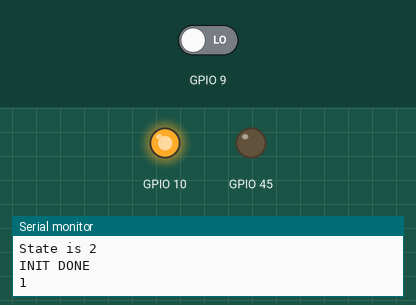
Simulated run of this program. Board: ESP32. Shown: output pins drawn as LEDs (lit = HIGH), the last lines printed to the serial monitor. The inputs (shaded band) are chosen by the test bench; at power-on: GPIO 9 LOW.

Above: at 1.2 s.
1.3 s: GPIO 9 driven HIGH
At 2.2 s:
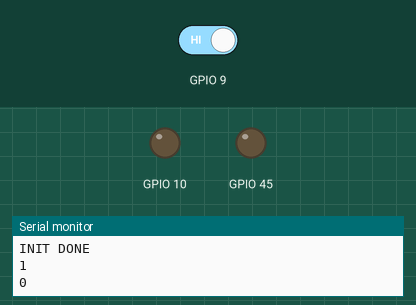
Timing chart, 0 to 4.3 s (numbered marks = the images above; inputs shaded):
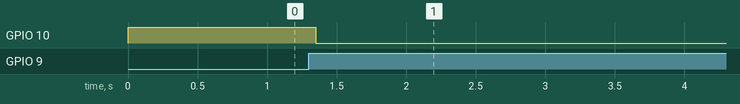

The program:

main.cpp
```cpp
#ifndef ESP_IDF_CONFIG
#define ESP_IDF_CONFIG 0
#endif

#if (ESP_IDF_CONFIG == 0)
#include <Arduino.h>
#elif (ESP_IDF_CONFIG == 1)
#endif

#include "pinsSetup.h"
#include "serialDebug.h"
#include "states.h"

uint8_t state = STATE_START;
uint32_t now = 0;

// // Variables will change:
uint8_t ledState = HIGH;        // the current state of the output pin
uint8_t buttonState;            // the current reading from the input pin
uint8_t lastButtonState = LOW;  // the previous reading from the input pin

// struct flagsBtnLed
// {
//   uint8_t buttonState : 1;
//   uint8_t ledState : 1;
//   uint8_t lastButtonState : 1;
// };


// the following variables are unsigned longs because the time, measured in
// milliseconds, will quickly become a bigger number than can be stored in an int.
uint32_t lastDebounceTime = 0;  // the last time the output pin was toggled
uint32_t debounceDelay = 50;    // the debounce time; increase if the output flickers


#if (ESP_IDF_CONFIG == 0)

void initPins()
{
  pinMode(PIN_BUTTON, INPUT);

  pinMode(PIN_LED_RGB, OUTPUT);
  digitalWrite(PIN_LED_RGB, LOW);

  pinMode(PIN_LED_RED, OUTPUT);
  digitalWrite(PIN_LED_RED, LOW);
}

void initSerial()
{
#if (DEBUG == 1)
  Serial.begin(UART_SPD);
  // delay(10);
  // Serial.flush();
  Serial.println();

#endif
}


void changeRedLedState(bool state)
{
  if (state)
  {
    digitalWrite(PIN_LED_RED, HIGH);
  }
  else
  {
    digitalWrite(PIN_LED_RED, LOW);
  }
}

void buttonHandler()
{
  // read the state of the switch into a local variable:
  bool reading = digitalRead(PIN_BUTTON);


  if (reading != lastButtonState) {
    lastDebounceTime = now;
  }

  if ((now - lastDebounceTime) > debounceDelay) {

    if (reading != buttonState) {
      buttonState = reading;

      if (buttonState == HIGH) {
        ledState = !ledState;
      }
    }
  }


  // save the reading. Next time through the loop, it'll be the lastButtonState:
  lastButtonState = reading;
}


#elif (ESP_IDF_CONFIG == 1)

// if esp-idf selected
// voi9d moid
// {
//   setup();
//   while (1) {
//     loop();
//   }
// }

void initPins()
{
  // Pin initialization for ESP-IDF can be added here
}

void initSerial()
{
}

#endif


void setup()
{
 // DEBUG_PRINT("INIT START");


  bool initialized = false;
  while (!initialized)
  {
    switch (state)
    {

    case STATE_START:
      state = STATE_INIT_PINS;
      break;

    case STATE_INIT_PINS:
      initPins();
      state = STATE_SERIAL_INIT;
      break;

    case STATE_SERIAL_INIT:
      initSerial();
      state = STATE_INIT_FS;
      break;

    case STATE_INIT_FS:
      DEBUG_PRINT("State is 1");
      state = STATE_READY;
      break;
    case STATE_READY:
      DEBUG_PRINT("State is 2");
      initialized = true;
      break;

    case STATE_ERROR:
      DEBUG_PRINT("ERROR");
      delay(100000);
      ESP.restart();
      break;
    default:
      DEBUG_PRINT("Unknown State");
      break;
    }
  }

  DEBUG_PRINT("INIT DONE");
  now = millis();
}

void loop()
{
  static uint32_t lastPrint = 0;
  now = millis();
  buttonHandler();
  changeRedLedState(ledState);

  if(now - lastPrint > 1000) {
    DEBUG_PRINT(ledState);
    lastPrint = now;

  }
}
```

serialDebug.h
```cpp
#ifndef SERIAL_DEBUG_H
#define SERIAL_DEBUG_H


#ifndef DEBUG
#define DEBUG 1
#endif

#if (DEBUG == 1) // debug
#define DEBUG_PRINT(x) Serial.println(x)
#else
#define DEBUG_PRINT(x)
#endif


#ifndef UART_SPD
#define UART_SPD 115200
#endif

#endif // SERIAL_DEBUG_H
```

states.h
```cpp
#ifndef STATES_H
#define STATES_H


enum  StatesEnum{
  STATE_START = 0,
  STATE_INIT_PINS,
  STATE_SERIAL_INIT,
  STATE_INIT_FS,
  STATE_READY,
  STATE_ERROR
} ;

#endif // STATES_H
```

pinsSetup.h
```cpp
#ifndef PINS_SETUP_H
#define PINS_SETUP_H


#define PIN_LED_RGB 45U
#define PIN_BUTTON 9U
#define PIN_LED_RED 10U

// typedef uint8_t pin_t;
// constexpr pin_t led_pin = 10;


#endif // PINS_SETUP_h
```

Measured:
- after the input at 1.3 s, GPIO 10: HIGH → LOW after 0.05 s
